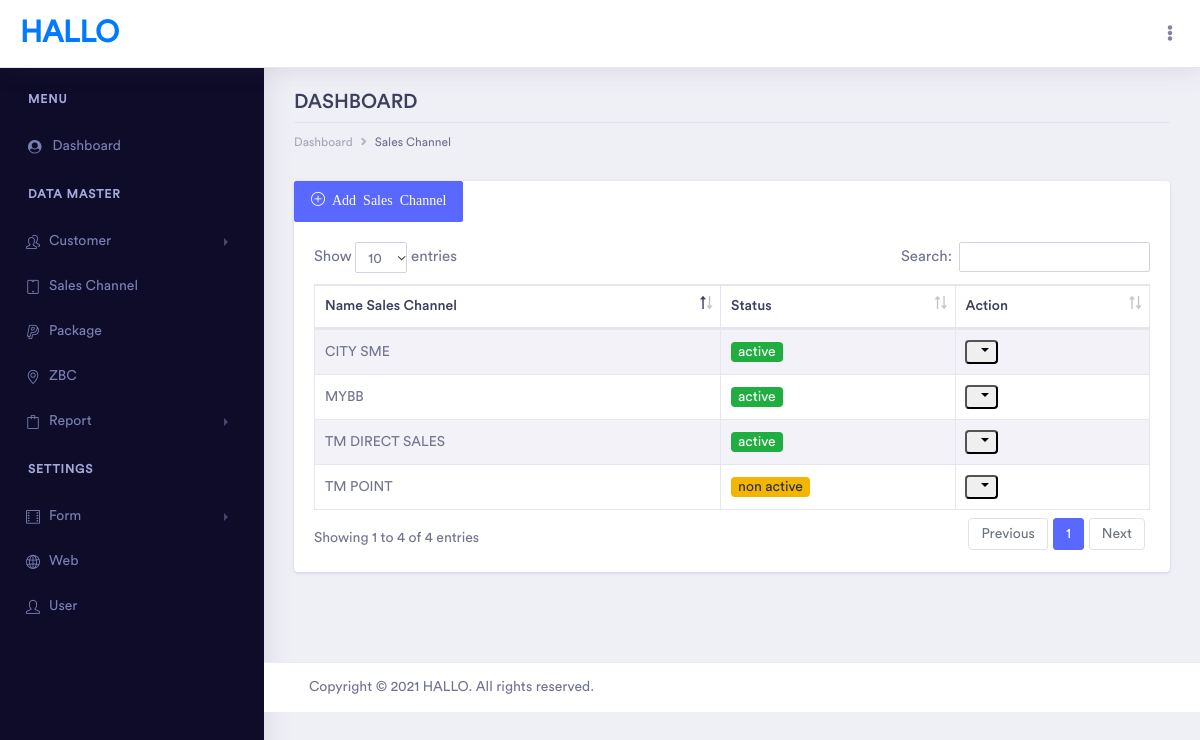
Screenshot of /admin/sc.php (signed in) with the database file from the repository.
### tables this page shows
CREATE TABLE IF NOT EXISTS `web` (
`id_web` int(11) NOT NULL,
  `title` varchar(100) NOT NULL,
  `logo` varchar(100) NOT NULL
);

CREATE TABLE IF NOT EXISTS `sales_channel` (
`id_sales_channel` int(11) NOT NULL,
  `name_sales_channel` varchar(100) NOT NULL,
  `status_sales_channel` varchar(50) NOT NULL
);

### admin/sc.php (the view, shortened to what this page needs)
<?php
include("../includes/koneksi.php");
$web = mysqli_query($db, "SELECT * FROM web WHERE id_web");
$output = mysqli_fetch_array($web);
?>
<!doctype html>
<html lang="en">
<head>
    <link rel="stylesheet" href="../assets/vendor/bootstrap/css/bootstrap.min.css">
    <link href="../assets/vendor/fonts/circular-std/style.css" rel="stylesheet">
    <link rel="stylesheet" href="../assets/libs/css/style.css">
    <link rel="stylesheet" href="../assets/vendor/fonts/fontawesome/css/fontawesome-all.css">
    <link rel="stylesheet" href="../assets/vendor/charts/morris-bundle/morris.css">
    <link rel="stylesheet" href="../assets/vendor/fonts/material-design-iconic-font/css/materialdesignicons.min.css">
    <link rel="stylesheet" type="text/css" href="../assets/vendor/datatables/css/dataTables.bootstrap4.css">
    <link rel="stylesheet" type="text/css" href="../assets/vendor/datatables/css/buttons.bootstrap4.css">
    <link rel="stylesheet" type="text/css" href="../assets/vendor/datatables/css/select.bootstrap4.css">
    <link rel="stylesheet" type="text/css" href="../assets/vendor/datatables/css/fixedHeader.bootstrap4.css">
    <link rel="stylesheet" href="../assets/vendor/fonts/simple-line-icons/css/simple-line-icons.css">
</head>
<body>
    <div class="dashboard-main-wrapper">
	    <div class="dashboard-header">
	        <nav class="navbar navbar-expand-lg bg-white fixed-top">
	            <a class="navbar-brand" href="././dashboard"><?php echo $output["title"]; ?></a>
	            <div class="collapse navbar-collapse " id="navbarSupportedContent">
	                <ul class="navbar-nav ml-auto navbar-right-top">
	                    <?php include("include/menu.php"); ?>
	                </ul>
	            </div>
	        </nav>
	    </div>
	    <div class="nav-left-sidebar sidebar-dark">
	        <div class="menu-list">
	            <nav class="navbar navbar-expand-lg navbar-light">
	                <div class="collapse navbar-collapse" id="navbarNav">
	                                <?php include("include/sidebar.php"); ?>
	                </div>
	        </div>
	    </div>
	    <div class="dashboard-wrapper">
	        <div class="dashboard-influence">
	            <div class="container-fluid dashboard-content">
	                <div class="row">
	                    <div class="col-xl-12 col-lg-12 col-md-12 col-sm-12 col-12">
	                        <div class="page-header">
	                            <h3 class="mb-2">DASHBOARD</h3>
	                            <div class="page-breadcrumb">
	                                <nav aria-label="breadcrumb">
	                                    <ol class="breadcrumb">
	                                        <li class="breadcrumb-item"><a href="././dashboard" class="breadcrumb-link">Dashboard</a></li>
                                            <li class="breadcrumb-item active" aria-current="page">Sales Channel</li>
	                                    </ol>
	                                </nav>
	                            </div>
	                        </div>
	                    </div>
	                </div>
                        <div class="row">
                    <div class="col-xl-12 col-lg-12 col-md-12 col-sm-12 col-12">
                        <div class="card">
                            <a href="Tambah-Sales-Channel">
                            <button class="btn btn-primary">
                        <i class="glyph-icon icon-plus"> Add Sales Channel</i>
                        </button>
                    </a>
                            <div class="card-body">
                                <div class="table-responsive">
                                    <table class="table table-striped table-bordered first">
                                        <thead>
                                            <tr>
                                                <th>Name Sales Channel</th>
                                                <th>Status</th>
                                                <th>Action</th>
                                            </tr>
                                        </thead>
                                        <tbody>
      <?php
        $sales_channel = mysqli_query ($db, "SELECT * FROM sales_channel ORDER BY id_sales_channel DESC");
                while ($hasilsc = mysqli_fetch_array ($sales_channel)){
                            ?>
                                            <tr>
                                                <td><?php echo $hasilsc['name_sales_channel']; ?></td>
                                                <td><?php if($hasilsc['status_sales_channel'] == 'active'){
                                                    echo "<span class='badge badge-success'>$hasilsc[status_sales_channel]</span>";
                                                }
                                                    elseif ($hasilsc['status_sales_channel'] == 'non active') {
                                                        echo "<span class='badge badge-warning'>$hasilsc[status_sales_channel]</span>";
                                                    }
                                                    ?></td>
                                                <td>
        <div class="input-group-append be-addon">
                                                    <button type="button" data-toggle="dropdown" class="badge btn-default dropdown-toggle">&nbsp;</button>
                                                </div>
												</td>
                                            </tr>
                                       <?php
                        }
                    ?>
                                        </tbody>
                                    </table>
                                </div>
                            </div>
                        </div>
                    </div>
	                                </div>
	                            </div>
	                            <?php include("include/footer.php"); ?>

### admin/include/footer.php (shortened to what this page needs)
	                            <div class="footer">
	                                <div class="container-fluid">
	                                    <div class="row">
	                                        <div class="col-xl-6 col-lg-6 col-md-6 col-sm-12 col-12">
	                                           Copyright © 2021 <?php echo $output["title"]; ?>. All rights reserved.
	                                        </div>
	                                    </div>
	                                </div>
	                            </div>
	                        </div>
	                    </div>
<?php
exit(); ?>

### rows the page displays
web: title "HALLO"
sales_channel: name_sales_channel "MYBB", status_sales_channel "active"
sales_channel: name_sales_channel "CITY SME", status_sales_channel "active"
sales_channel: name_sales_channel "TM POINT", status_sales_channel "non active"
sales_channel: name_sales_channel "TM DIRECT SALES", status_sales_channel "active"
